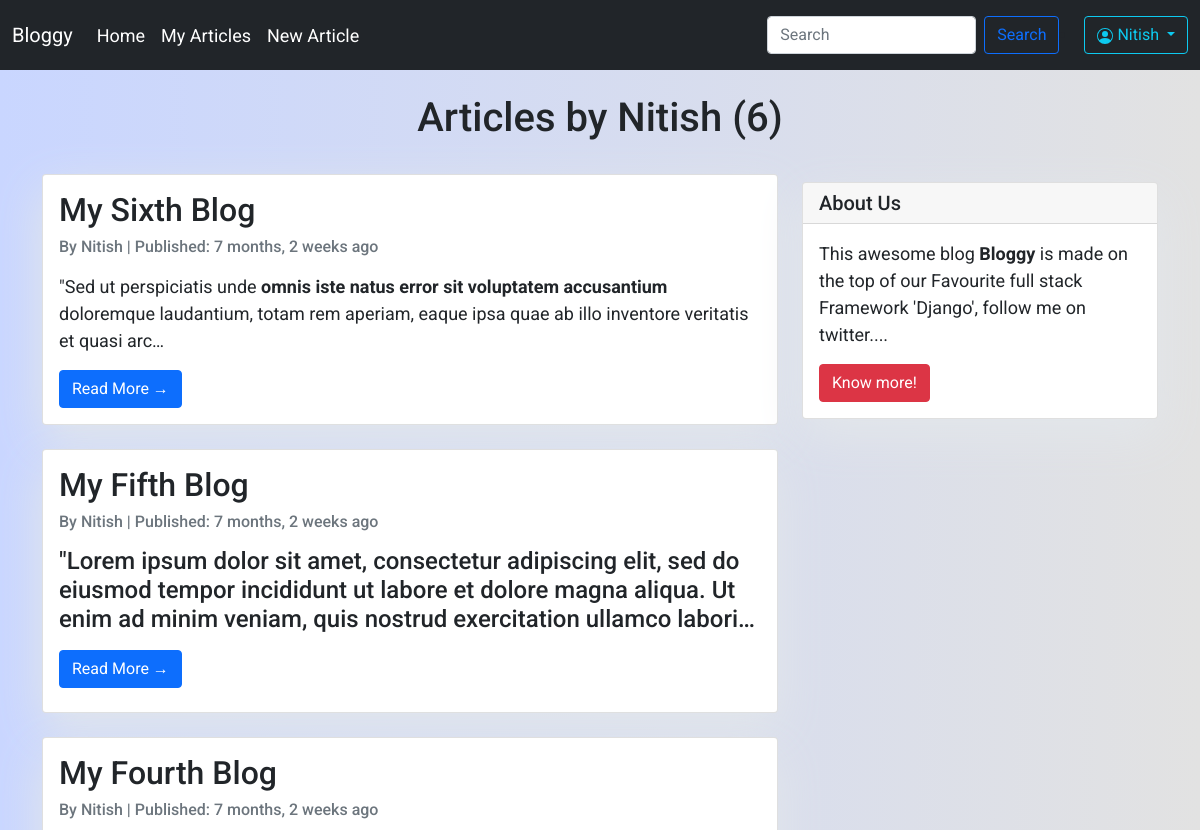
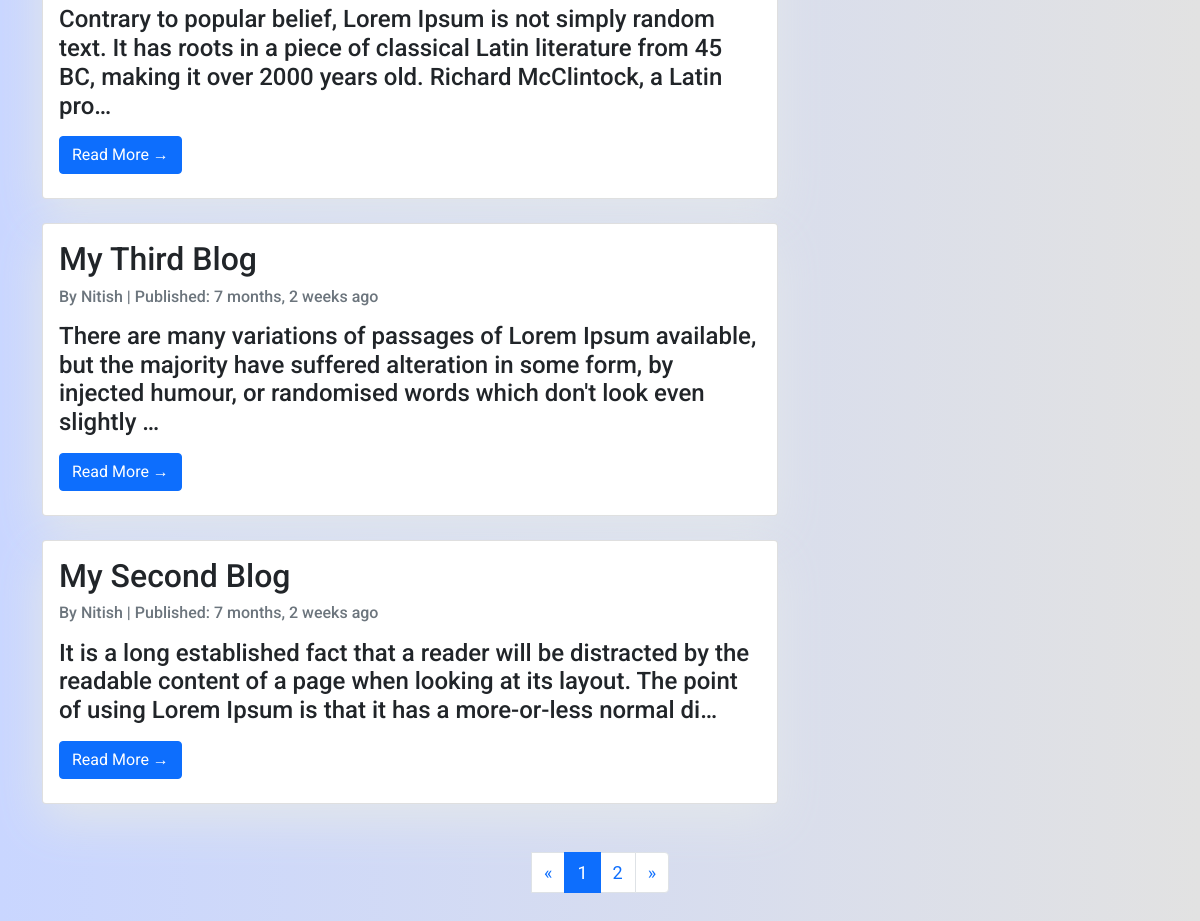
Screenshot of /user_posts/Nitish (signed in) with the database file from the repository (2 pictures, top to bottom).
### articles/models.py (models this page shows, shortened)
class Post(models.Model):
    author = models.ForeignKey(User, on_delete=models.CASCADE, null=True, blank=True)
    title = models.CharField(max_length=100)
    description = RichTextField()
    image = models.ImageField(upload_to='thubmnails')
    slug = models.SlugField(max_length=100, unique=True, null=True, blank=True)
    published_at = models.DateTimeField(auto_now_add=True)
    updated_at = models.DateTimeField(auto_now=True)
    class Meta:
        ordering = ('-published_at',)
    def get_absolute_url(self):
        return reverse('post_detail', args=[self.slug])

### articles/views.py (the view)
# urls.py: path('user_posts/<str:username>', login_required(login_url=settings.LOGIN_URL)(UserPostListView.as_view()), name='user-posts'),
class UserPostListView(ListView):
    model = Post
    template_name = 'articles/user_posts.html'
    context_object_name = 'articles'
    paginate_by = 5
    def get_queryset(self):
        user = get_object_or_404(User, username=self.kwargs.get('username'))
        return Post.objects.filter(author=user).order_by('-published_at')

### templates/articles/user_posts.html (shortened to what this page needs)
{% extends 'base.html' %}
{% block content %}
{% load humanize %}
{% if articles|length < 1 %}
<h2 class="text-center">Nothing To Display.</h2>
{% else %}
<h1 class="mb-3 text-center">Articles by {{ view.kwargs.username }} ({{ page_obj.paginator.count }})</h1>
<div class="container">
    <div class="row">
        <div class="col-md-8 mt-3 left">
            {% for article in articles %}
            <div class="card mb-4">
                <div class="card-body">
                    <h2 class="card-title">{{ article.title }}</h2>
                    <p class="card-text text-muted h6">By {{ article.author }} | Published: {{ article.published_at | naturaltime }}</p> </p>
                    <p class="card-text">{{article.description|truncatechars:200|safe }}</p>
                    <a href="{{ article.get_absolute_url }}" class="btn btn-primary">Read More &rarr;</a>
                </div>
            </div>
            {% endfor %}
        </div>
        {% block sidebar %} {% include 'snippets/sidebar.html' %} {% endblock sidebar %}
    </div>
</div>
{% endif %}
{% if page_obj.has_other_pages %}
<ul class="pagination d-flex justify-content-center my-4">
    {% if page_obj.has_previous %}
    <li class="page-item"><a class="page-link" href="?page={{ page_obj.previous_page_number }}">&laquo;</a></li>
    {% else %}
    <li class="disabled"><a class="page-link disabled"><span>&laquo;</span></a></li>
    {% endif %}
    {% for i in page_obj.paginator.page_range %}
    {% if page_obj.number == i %}
    <li class="page-item active"><a class="page-link" href="?page={{ i}}">{{ i }} </a></li>
    {% else %}
    <li class="page-item"><a class="page-link" href="?page={{ i }}">{{ i }}</a></li>
    {% endif %}
    {% endfor %}
    {% if page_obj.has_next %}
    <li class="page-item"><a class="page-link" href="?page={{ page_obj.next_page_number }}">&raquo;</a></li>
    {% else %}
    <li class="disabled"><a class="page-link disabled"><span>&raquo;</span></a></li>
    {% endif %}
</ul>
{% endif %}
{% endblock %}

### templates/base.html (shortened to what this page needs)
<!DOCTYPE html>
<html lang="en">
<head>
    <link href="https://cdn.jsdelivr.net/npm/bootstrap@5.1.1/dist/css/bootstrap.min.css" rel="stylesheet">
</head>
<body>
    <nav class="navbar navbar-expand-lg navbar-dark bg-dark mb-4">
        <div class="container-fluid">
            <a class="navbar-brand" href="/">Bloggy</a>
            <div class="collapse navbar-collapse" id="navbarSupportedContent">
                <ul class="navbar-nav me-auto mb-2 mb-lg-0">
                    <li class="nav-item">
                        <a class="nav-link active" aria-current="page" href="/">Home</a>
                    </li>
                    <li class="nav-item">
                        <a class="nav-link active" aria-current="page" href="{% url 'my_articles' %}">My Articles</a>
                    </li>
                    <li class="nav-item">
                        <a class="nav-link active" href="{% url 'post_create' %}">New Article</a>
                    </li>
                </ul>
                <form method="GET" action="{% url 'search' %}" class="d-flex">
                    <input class="form-control me-2" type="search" placeholder="Search" aria-label="Search" name="query" id="query">
                    <button class="btn btn-outline-primary" type="submit">Search</button>
                </form>
                <div class="d-flex my-2">
                    {% if user.is_authenticated %}
                    <div class="dropdown">
                        <li class="nav-item">
                            <button type="button" class="btn btn-outline-info dropdown-toggle" id="dropdownMenuButton1" data-bs-toggle="dropdown" aria-expanded="false">
                                {{ user.username }}
                            </button>
                        </li>
                    </div>
                    {% endif %}
                </div>
            </div>
        </div>
    </nav>
    {% block content %}{% endblock %}
</body>
</html>

### templates/base.html (style rules this page uses)
body { font-family: "Roboto", sans-serif; margin: 0; padding: 0; height: 100%; font-size: 17px; background: linear-gradient(to right, rgb(201, 214, 255), rgb(226, 226, 226)) !important; }

### templates/articles/user_posts.html (style rules this page uses)
body { font-family: "Roboto", sans-serif; font-size: 18px; background-color: #fdfdfd; }
.card { box-shadow: 0 16px 48px #E3E7EB; }
a.disabled { pointer-events: none; cursor: default; }

### templates/snippets/sidebar.html (style rules this page uses)
.card { box-shadow: 0 16px 48px #E3E7EB; }

### rows the page displays
Post: title "My Sixth Blog", author "Nitish", published_at "7 months, 2 weeks ago", description "\"Sed ut perspiciatis unde omnis iste natus error sit voluptatem accusantium doloremque laudantium, totam rem aperiam, eaque ipsa quae ab illo inventore veritatis et quasi arc…"
Post: title "My Fifth Blog", author "Nitish", published_at "7 months, 2 weeks ago", description "\"Lorem ipsum dolor sit amet, consectetur adipiscing elit, sed do eiusmod tempor incididunt ut labore et dolore magna aliqua. Ut enim ad minim veniam, quis nostrud exercitation ullamco labori…"
Post: title "My Fourth Blog", author "Nitish", published_at "7 months, 2 weeks ago", description "Contrary to popular belief, Lorem Ipsum is not simply random text. It has roots in a piece of classical Latin literature from 45 BC, making it over 2000 years old. Richard McClintock, a Latin pro…"
Post: title "My Third Blog", author "Nitish", published_at "7 months, 2 weeks ago", description "There are many variations of passages of Lorem Ipsum available, but the majority have suffered alteration in some form, by injected humour, or randomised words which don't look even slightly …"
Post: title "My Second Blog", author "Nitish", published_at "7 months, 2 weeks ago", description "It is a long established fact that a reader will be distracted by the readable content of a page when looking at its layout. The point of using Lorem Ipsum is that it has a more-or-less normal di…"

### other values shown
{{ user.username }} "Nitish"
{{ view.kwargs.username }} "Nitish"
{{ page_obj.paginator.count }} "6"
{{ i }} "1"
{{ i }} "2"
